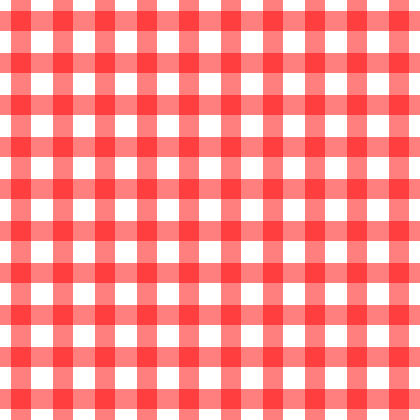

Here is the Julia script that generated this plot:
using CairoMakie

fig = Figure(
  size = (420,420),
  figure_padding = 0
)

axis = Axis(
  fig[1,1],
  aspect = 1,
  backgroundcolor = "#FFFFFF",
  limits = (-5,5,-5,5)
)

vlines!(
  axis,
  -4.5:4.5,
  linewidth = 20,
  color = "#FF0000",
  alpha = 0.5
)

hlines!(
  axis,
  -4.5:4.5,
  linewidth = 20,
  color = "#FF0000",
  alpha = 0.5
)

hidespines!(axis)
hidedecorations!(axis)

save("makie.svg", fig)
     